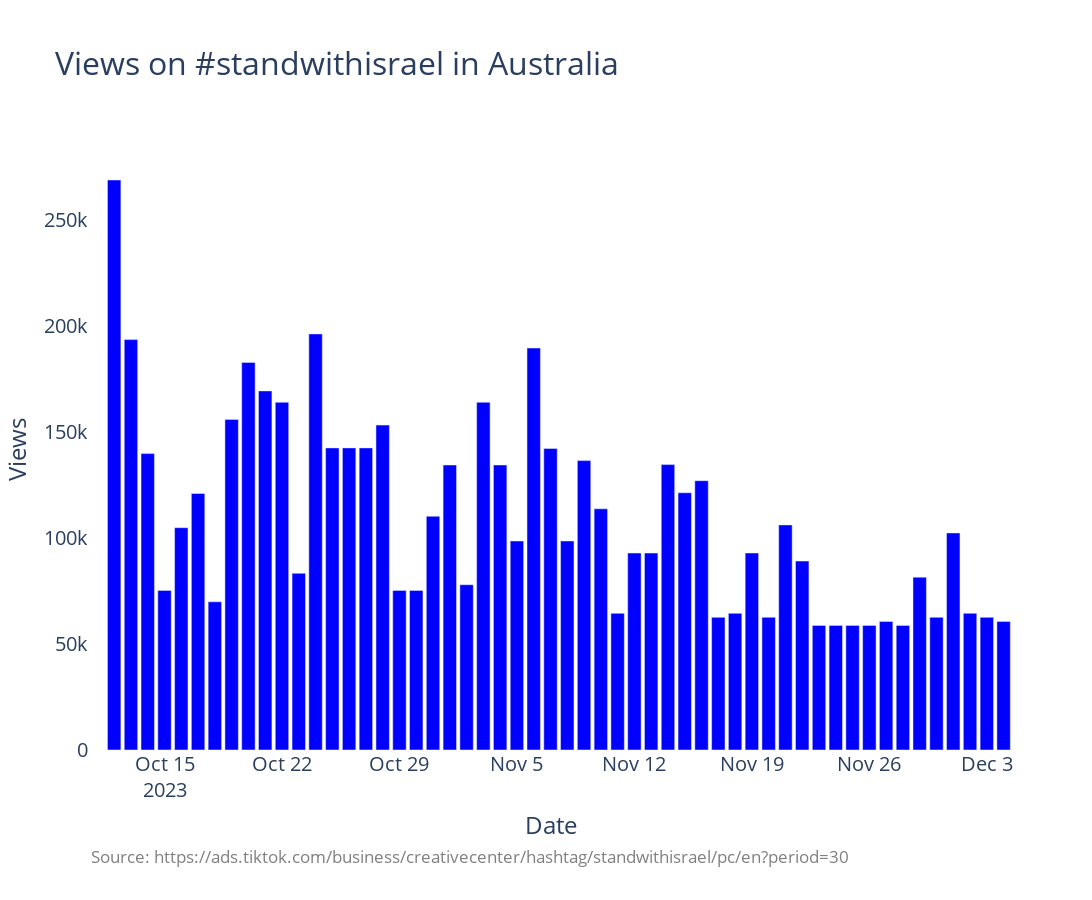

Here is the notebook cell this chart was saved with:
### Code cell
plot_trend(country_code,['standwithisrael'],trends_df_dict[country_code],bar_color='blue')

### Figure 1 — Plotly figure (JSON) as saved in the notebook; plotly's stock layout.template omitted (floating-point values rounded to 4 significant figures)
{"data": [{"alignmentgroup": "True", "hovertemplate": "variable=standwithisrael<br>index=%{x}<br>value=%{y}<extra></extra>", "legendgroup": "standwithisrael", "marker": {"color": "blue", "pattern": {"shape": ""}}, "name": "standwithisrael", "offsetgroup": "standwithisrael", "orientation": "v", "showlegend": true, "textposition": "auto", "type": "bar", "x": ["2023-10-11T00:00:00", "2023-10-12T00:00:00", "2023-10-13T00:00:00", "2023-10-14T00:00:00", "2023-10-15T00:00:00", "2023-10-16T00:00:00", "2023-10-17T00:00:00", "2023-10-18T00:00:00", "2023-10-19T00:00:00", "2023-10-20T00:00:00", "2023-10-21T00:00:00", "2023-10-22T00:00:00", "2023-10-23T00:00:00", "2023-10-24T00:00:00", "2023-10-25T00:00:00", "2023-10-26T00:00:00", "2023-10-27T00:00:00", "2023-10-28T00:00:00", "2023-10-29T00:00:00", "2023-10-30T00:00:00", "2023-10-31T00:00:00", "2023-11-01T00:00:00", "2023-11-02T00:00:00", "2023-11-03T00:00:00", "2023-11-04T00:00:00", "2023-11-05T00:00:00", "2023-11-06T00:00:00", "2023-11-07T00:00:00", "2023-11-08T00:00:00", "2023-11-09T00:00:00", "2023-11-10T00:00:00", "2023-11-11T00:00:00", "2023-11-12T00:00:00", "2023-11-13T00:00:00", "2023-11-14T00:00:00", "2023-11-15T00:00:00", "2023-11-16T00:00:00", "2023-11-17T00:00:00", "2023-11-18T00:00:00", "2023-11-19T00:00:00", "2023-11-20T00:00:00", "2023-11-21T00:00:00", "2023-11-22T00:00:00", "2023-11-23T00:00:00", "2023-11-24T00:00:00", "2023-11-25T00:00:00", "2023-11-26T00:00:00", "2023-11-27T00:00:00", "2023-11-28T00:00:00", "2023-11-29T00:00:00", "2023-11-30T00:00:00", "2023-12-01T00:00:00", "2023-12-02T00:00:00", "2023-12-03T00:00:00", "2023-12-04T00:00:00"], "xaxis": "x", "y": [null, 268600.0, 193400.0, 139700.0, 75220.0, 104800.0, 120900.0, 69850.0, 155800.0, 182700.0, 169200.0, 163900.0, 83280.0, 196100.0, 142400.0, 142400.0, 142400.0, 153100.0, 75220.0, 75220.0, 110100.0, 134300.0, 77910.0, 163900.0, 134300.0, 98510.0, 189400.0, 142100.0, 98510.0, 136400.0, 113700.0, 64410.0, 92820.0, 92820.0, 134500.0, 121200.0, 126900.0, 62510.0, 64410.0, 92820.0, 62510.0, 106100.0, 89030.0, 58720.0, 58720.0, 58720.0, 58720.0, 60620.0, 58720.0, 81460.0, 62510.0, 102300.0, 64410.0, 62510.0, 60620.0], "yaxis": "y"}], "layout": {"annotations": [{"align": "left", "font": {"color": "grey", "size": 17}, "showarrow": false, "text": "Source: https://ads.tiktok.com/business/creativecenter/hashtag/standwithisrael/pc/en?period=30", "x": 0, "xref": "paper", "y": -0.2, "yref": "paper"}], "barmode": "relative", "font": {"size": 20}, "height": 900, "legend": {"title": {"text": "variable"}, "tracegroupgap": 0}, "margin": {"b": 150, "t": 150}, "paper_bgcolor": "white", "plot_bgcolor": "white", "showlegend": false, "title": {"font": {"size": 32}, "text": "Views on #standwithisrael in Australia"}, "width": 1800, "xaxis": {"anchor": "y", "domain": [0, 1], "title": {"text": "Date"}}, "yaxis": {"anchor": "x", "domain": [0, 1], "title": {"text": "Views"}}}}
